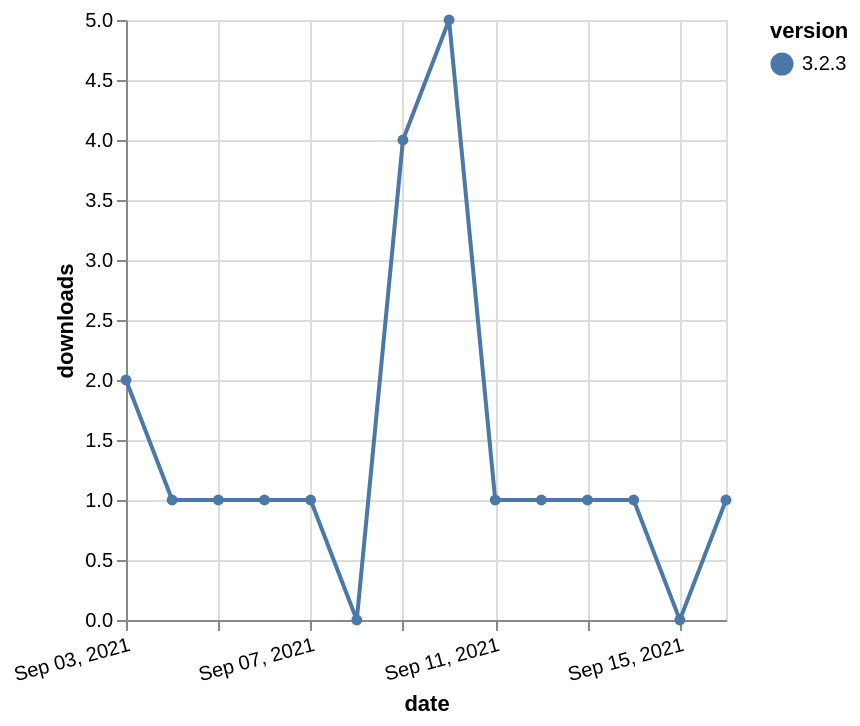

Specify this chart in Vega-Lite:
### Vega-Lite specification from a JSON file in a GitHub repository (floating-point values rounded to 4 significant figures)
{"$schema": "https://vega.github.io/schema/vega-lite/v5.json", "description": "A simple bar chart with embedded data.", "data": {"values": [{"date": "2021-09-03", "total": 585, "delta": 2, "version": "3.2.3"}, {"date": "2021-09-04", "total": 586, "delta": 1, "version": "3.2.3"}, {"date": "2021-09-05", "total": 587, "delta": 1, "version": "3.2.3"}, {"date": "2021-09-06", "total": 588, "delta": 1, "version": "3.2.3"}, {"date": "2021-09-07", "total": 589, "delta": 1, "version": "3.2.3"}, {"date": "2021-09-08", "total": 589, "delta": 0, "version": "3.2.3"}, {"date": "2021-09-09", "total": 593, "delta": 4, "version": "3.2.3"}, {"date": "2021-09-10", "total": 598, "delta": 5, "version": "3.2.3"}, {"date": "2021-09-11", "total": 599, "delta": 1, "version": "3.2.3"}, {"date": "2021-09-12", "total": 600, "delta": 1, "version": "3.2.3"}, {"date": "2021-09-13", "total": 601, "delta": 1, "version": "3.2.3"}, {"date": "2021-09-14", "total": 602, "delta": 1, "version": "3.2.3"}, {"date": "2021-09-15", "total": 602, "delta": 0, "version": "3.2.3"}, {"date": "2021-09-16", "total": 603, "delta": 1, "version": "3.2.3"}]}, "width": "container", "mark": {"type": "line", "point": {"filled": true}}, "encoding": {"x": {"field": "date", "type": "temporal", "timeUnit": "yearmonthdate", "title": "date", "axis": {"labelAngle": -15}}, "y": {"field": "delta", "type": "quantitative", "title": "downloads"}, "color": {"field": "version", "type": "nominal"}, "tooltip": {"field": "delta"}}}
